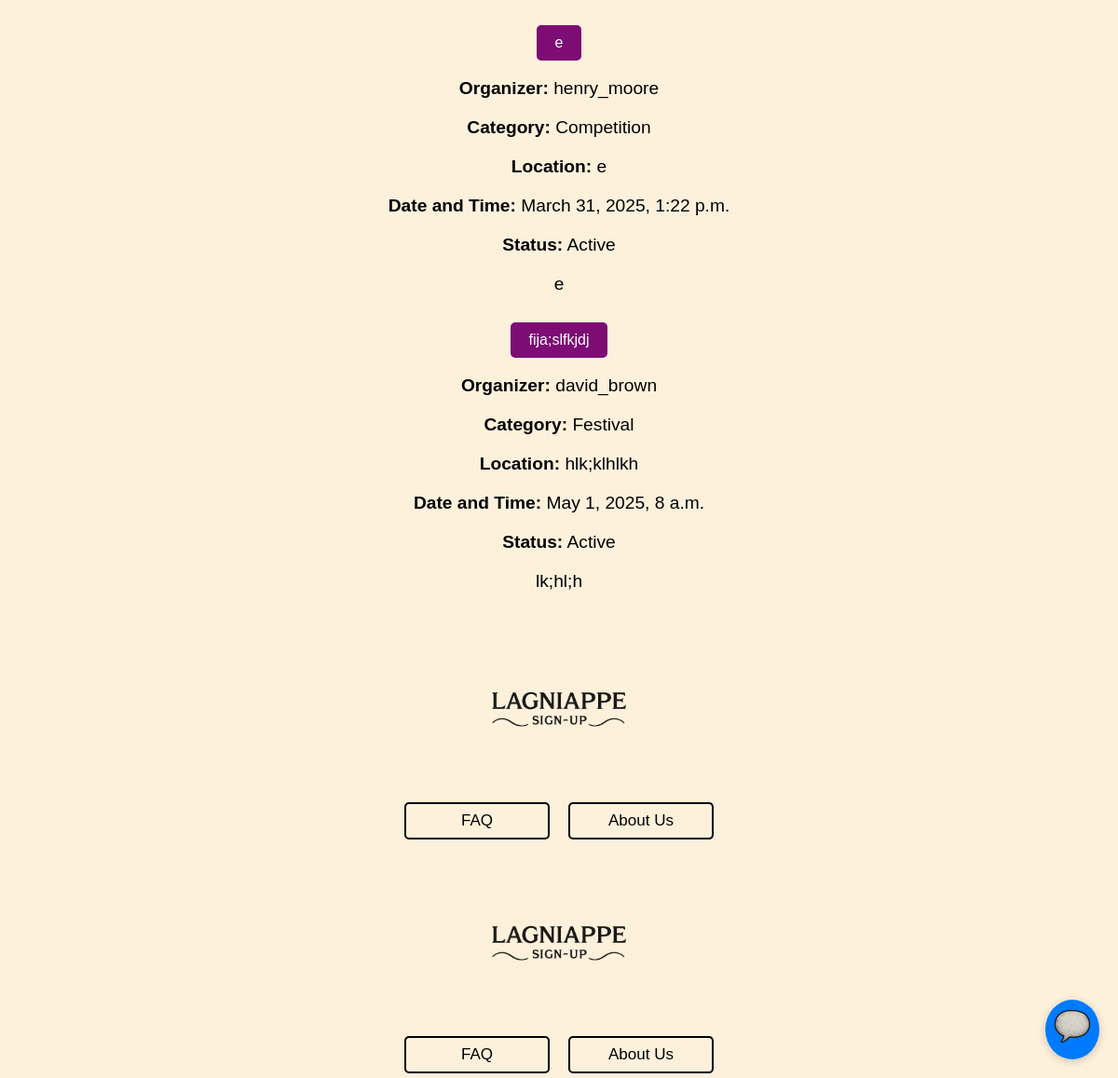
The page /event/list (lower part) on the database as committed earlier.
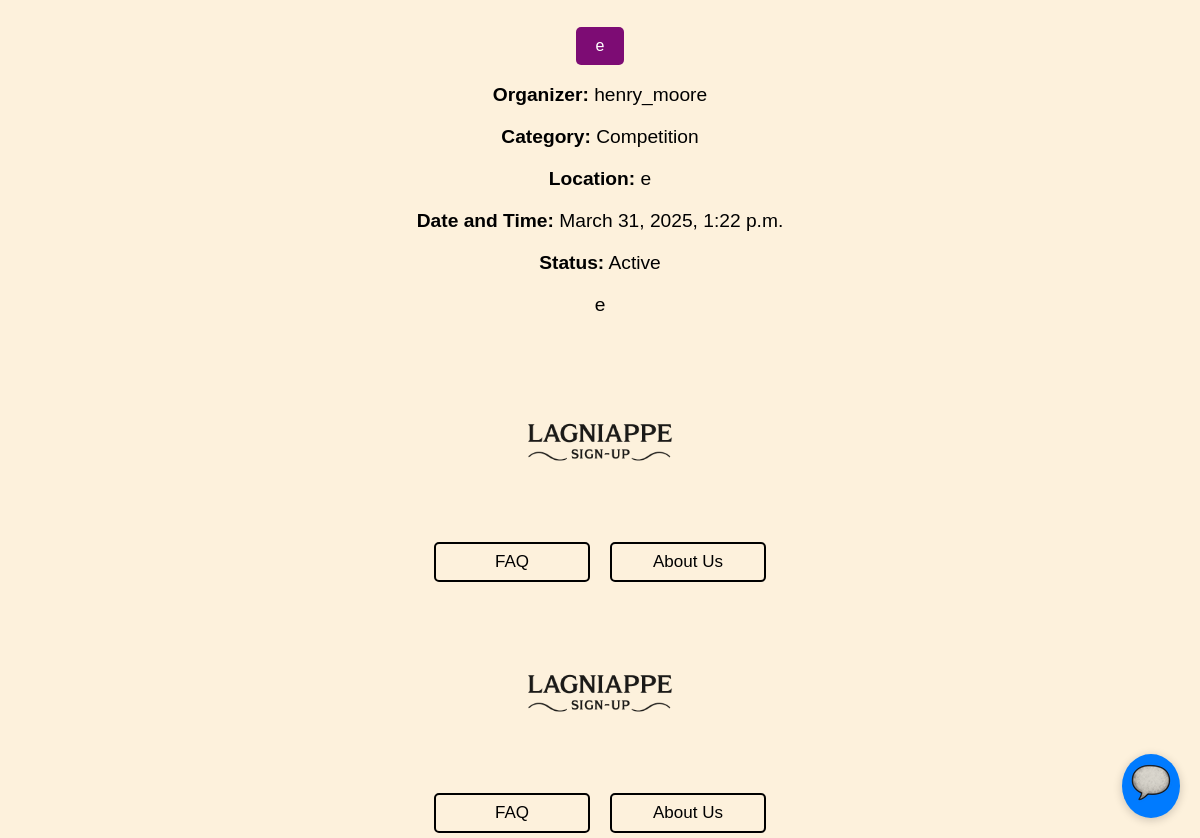
The same page on the database as committed later.
### events/models.py (models this page shows)
class Event(models.Model):
    EventID = models.AutoField(("eventID"), primary_key=True)
    OrganizerID = models.ForeignKey(Users, on_delete=models.CASCADE)
    CategoryID = models.ForeignKey(Category, on_delete=models.CASCADE)
    Title = models.CharField(("title"), max_length=100)
    Description = models.CharField(("description"), max_length=500)
    Location = models.CharField(("location"), max_length=100)
    DateTime = models.DateTimeField(("datetime"), null=True)
    EventStatus = models.BooleanField(("eventstatus"), default=True)

class Users(AbstractUser): # AbstractUser comes with a whole bunch of attributes
    UserID = models.AutoField(("userID"), primary_key=True) # autofield automatically increments an int as a new row is created
    groups = models.ManyToManyField(
        'auth.Group',
        related_name='event_users',  # Custom related_name for reverse accessor
        blank=True
    )
    user_permissions = models.ManyToManyField(
        'auth.Permission',
        related_name='event_user_permissions',  # Custom related_name for reverse accessor
        blank=True
    )

class Category(models.Model):
    CategoryID = models.AutoField(("eventID"), primary_key=True)
    Name = models.CharField(("name"), unique=True, max_length=200)

### lagniappe_signup/views.py (the view)
# urls.py: path('event/list', views.list_event.as_view(), name="event-list"),
class list_event(ListView):
    model = Event
    template_name = "event_list.html"
    context_object_name = "events"
    paginate = 20

### templates/event_list.html (shortened to what this page needs)
{% extends "base.html" %}
{% block content %}
  {% if events %}
    <ul style="list-style-type: none; padding-left: 0;">
      {% for event in events %}
        <li>
          <button onclick="window.location.href='{% url 'event-detail' event.EventID%}'" class="btn btn-info">{{ event.Title }}</button>
          <p><strong>Organizer:</strong> {{ event.OrganizerID }}</p>
          <p><strong>Category:</strong> {{ event.CategoryID.Name }}</p>
          <p><strong>Location:</strong> {{ event.Location }}</p>
          <p><strong>Date and Time:</strong> {{ event.DateTime }}</p>
          <p><strong>Status:</strong> {% if event.EventStatus %}Active{% else %}Inactive{% endif %}</p>
          <p>{{ event.Description }}</p>
        </li>
      {% endfor %}
    </ul>
  {% else %}
    <p>No events available.</p>
  {% endif %}
  {% include "footer.html" %}
{% endblock %}

Rows that differ between the two databases and show on the page:
removed Event: Title "fija;slfkjdj", OrganizerID "david_brown", CategoryID.Name "Festival", Location "hlk;klhlkh", DateTime "May 1, 2025, 8 a.m.", EventStatus "Active", Description "lk;hl;h"
